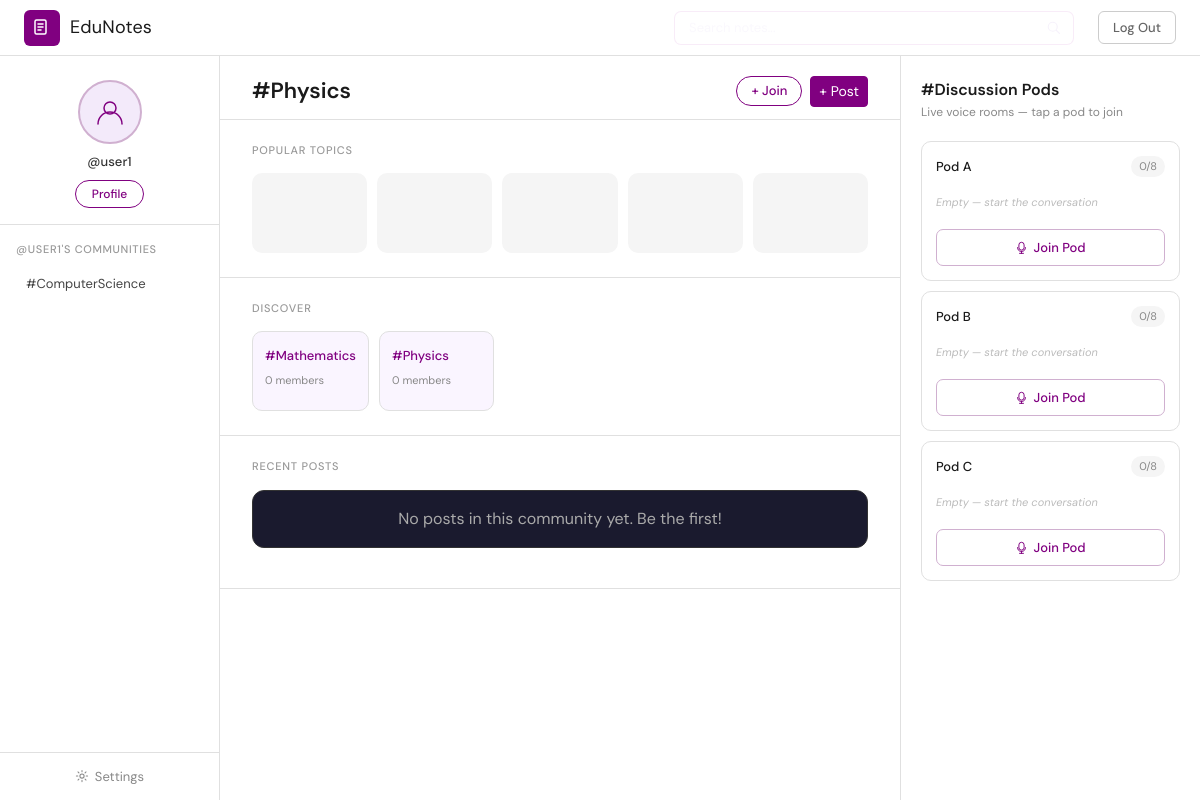
Screenshot of /communities/physics/ (signed in) with the database file from the repository.
### proj1App/models.py (models this page shows, shortened)
class Community(models.Model):
    name    = models.CharField(max_length=100, unique=True)   # e.g. "computerscience"
    slug    = models.SlugField(max_length=100, unique=True)    # used in URLs
    members = models.ManyToManyField(
        User, through='CommunityMembership', related_name='communities', blank=True
)
    parent  = models.ForeignKey(
        'self', on_delete=models.CASCADE,
        null=True, blank=True, related_name='subcommunities'
    )
    class Meta:
        ordering = ['name']
        verbose_name_plural = 'communities'
    @property
    def member_count(self):
        return self.members.count()

### proj1App/views.py (the view)
# urls.py: path('communities/', views.communities, name='communities'),
@login_required
def communities(request, community_slug=None):
    user_communities = request.user.communities.filter(parent=None).prefetch_related('subcommunities')
    if community_slug:
        current_community = get_object_or_404(Community, slug=community_slug)
    elif user_communities.exists():
        current_community = user_communities.first()
    else:
        current_community = None
    popular_topics = (
    Community.objects.filter(parent=current_community)
    if current_community else Community.objects.none()
    )
    joined_ids = request.user.communities.values_list('id', flat=True)
    discover_communities = (
        Community.objects.filter(parent=None)
        .exclude(id__in=joined_ids)[:8]
    )
    recent_posts = (
        Post.objects.filter(community=current_community)
        .select_related('user')
        if current_community else Post.objects.none()
    )
    discussion_pods = (
        DiscussionPod.objects.filter(community=current_community)
        .prefetch_related('participants')
        if current_community else DiscussionPod.objects.none()
    )
    return render(request, 'proj1App/communities.html', {
        'user_communities':     user_communities,
        'current_community':    current_community,
        'popular_topics':       popular_topics,
        'discover_communities': discover_communities,
        'recent_posts':         recent_posts,
        'discussion_pods':      discussion_pods,
    })

### proj1App/templates/proj1App/communities.html (shortened to what this page needs)
{% extends "proj1App/base.html" %}
{% load static %}
{% block extra_css %}
<link rel="stylesheet" href="{% static 'proj1App/css/communities.css' %}">
<link rel="stylesheet" href="{% static 'proj1App/css/home.css' %}">
{% endblock %}
{% block content %}
<nav class="en-navbar">
    <a href="/" class="en-brand">
        <div class="en-brand-icon">
        </div>
        <span class="en-brand-name">EduNotes</span>
    </a>
    <form method="GET" action="/search/" class="en-search-form">
        <input type="text" name="q" class="en-search-input" placeholder="Search notes...">
        <button type="submit" class="en-search-btn">
            <svg width="15" height="15" viewBox="0 0 20 20" fill="none">
                <circle cx="9" cy="9" r="6" stroke="currentColor" stroke-width="1.5"/>
                <path d="M14 14l4 4" stroke="currentColor" stroke-width="1.5" stroke-linecap="round"/>
            </svg>
        </button>
    </form>
    <a href="/logout/" class="en-navbar-logout">Log Out</a>
</nav>
<div class="cm-layout">
    <aside class="cm-sidebar">
        <div class="cm-profile-block">
            <div class="cm-avatar">
                <svg width="32" height="32" viewBox="0 0 32 32" fill="none">
                    <circle cx="16" cy="12" r="6" stroke="#f0eaf8" stroke-width="1.5"/>
                    <path d="M4 28c0-6.627 5.373-12 12-12s12 5.373 12 12" stroke="#f0eaf8" stroke-width="1.5" stroke-linecap="round"/>
                </svg>
            </div>
            <span class="cm-username">@{{ request.user.username }}</span>
            <a href="/profile/" class="cm-profile-btn">Profile</a>
        </div>
        <div class="cm-sidebar-section">
            <p class="cm-sidebar-heading">@{{ request.user.username }}'s communities</p>
            <ul class="cm-community-list">
                {% for community in user_communities %}
                    <li>
                        <a href="/communities/{{ community.slug }}/" class="cm-community-link {% if current_community.slug == community.slug %}active{% endif %}">
                        #{{ community.name }}
                    </a>
                </li>
                {% empty %}
                <li><span class="cm-empty-hint">No communities yet</span></li>
                {% endfor %}
            </ul>
        </div>
        <a href="/settings/" class="cm-settings-btn">
            Settings
        </a>
    </aside>
    <main class="cm-main">
       <div class="cm-main-header">
            <div class="d-flex justify-content-between align-items-center">
                <h1 class="cm-main-title">#{{ current_community.name|default:"communities" }}</h1>
                    <div class="d-flex gap-2">
                        {% if current_community %}
                            {% if current_community in request.user.communities.all %}
                                <form method="POST" action="/communities/{{ current_community.slug }}/leave/">
                                    {% csrf_token %}
                                    <input type="hidden" name="next" value="{{ request.path }}">
                                    <button type="submit" class="btn btn-sm cm-leave-btn">✓ Joined</button>
                                </form>
                            {% else %}
                                <form method="POST" action="/communities/{{ current_community.slug }}/join/">
                                        <button type="submit" class="btn btn-sm cm-join-btn">+ Join</button>
                                </form>
                            {% endif %}
                        {% endif %}
            <button class="btn btn-purple btn-sm" data-bs-toggle="modal" data-bs-target="#postModal">+ Post</button>
        </div>
    </div>
</div>
        <section class="cm-section">
            <h2 class="cm-section-title">Popular Topics</h2>
            <div class="cm-topic-grid">
                {% for topic in popular_topics %}
                    <a href="/communities/{{ current_community.slug }}/{{ topic.slug }}/" class="cm-topic-card">
                        <span class="cm-topic-tag">#{{ topic.name }}</span>
                        <span class="cm-topic-count">{{ topic.post_count }} posts</span>
                    </a>
                    {% empty %}
                {% for i in "12345" %}
                    <div class="cm-topic-card cm-topic-card--empty"></div>
                {% endfor %}
                {% endfor %}
            </div>
        </section>
        <section class="cm-section">
            <h2 class="cm-section-title">Discover</h2>
            <div class="cm-topic-grid">
                {% for community in discover_communities %}
                    <a href="/communities/{{ community.slug }}/" class="cm-topic-card cm-topic-card--discover">
                        <span class="cm-topic-tag">#{{ community.name }}</span>
                        <span class="cm-topic-count">{{ community.member_count }} members</span>
                    </a>
                    {% empty %}
                {% for i in "12345" %}
                    <div class="cm-topic-card cm-topic-card--empty"></div>
                {% endfor %}
                {% endfor %}
            </div>
        </section>
<section class="cm-section">
    <h2 class="cm-section-title">Recent Posts</h2>
    <div class="cm-posts">
        {% for post in recent_posts %}
            <div class="post-card">
                <div class="d-flex justify-content-between align-items-start">
                    <span class="post-user">@{{ post.user.username }}</span>
                    <div class="d-flex align-items-center gap-2">
                        <span class="post-meta">{{ post.created_at|timesince }} ago &middot; <span class="post-category">{{ post.category }}</span></span>
                        {% if post.user == request.user %}
                        <form method="POST" action="/posts/delete/{{ post.id }}/">
                            {% csrf_token %}
                            <input type="hidden" name="next" value="{{ request.path }}">
                            <button type="submit" class="post-delete-btn" onclick="return confirm('Delete this post?')">
                                <svg width="13" height="13" viewBox="0 0 20 20" fill="none">
                                    <path d="M4 6h12M8 6V4h4v2M7 6v10h6V6H7z" stroke="currentColor" stroke-width="1.5" stroke-linecap="round" stroke-linejoin="round"/>
                                </svg>
                            </button>
                        </form>
                        {% endif %}
                    </div>
                </div>
                {% if post.title %}<div class="post-title">{{ post.title }}</div>{% endif %}
                {% if post.body %}<div class="post-body">{{ post.body }}</div>{% endif %}
                {% if post.image %}<img src="{{ post.image.url }}" class="post-img mt-2" alt="post image">{% endif %}
                {% if post.pdf %}<a href="{{ post.pdf.url }}" class="post-link" target="_blank">📄 View PDF</a>{% endif %}
                {% if post.link %}<a href="{{ post.link }}" class="post-link" target="_blank">🔗 {{ post.link }}</a>{% endif %}
            </div>
            {% empty %}
            <div class="post-card text-center" style="color:#aaa;">
                No posts in this community yet. Be the first!
            </div>
        {% endfor %}
    </div>
</section>
    </main>
    <aside class="cm-pods-panel">
        <h2 class="cm-pods-title">#Discussion Pods</h2>
        <p class="cm-pods-sub">Live voice rooms — tap a pod to join</p>
        <div class="cm-pods-grid">
            {% for pod in discussion_pods %}
            <div class="cm-pod {% if pod.is_active %}cm-pod--active{% endif %}">
                <div class="cm-pod-header">
                    <span class="cm-pod-name">{{ pod.name }}</span>
                    <span class="cm-pod-count">{{ pod.participant_count }}/8</span>
                </div>
                <div class="cm-pod-avatars">
                    {% for participant in pod.participants.all|slice:":4" %}
                        <div class="cm-pod-avatar" title="@{{ participant.username }}">
                            {{ participant.username|slice:":1"|upper }}
                        </div>
                    {% endfor %}
                    {% if pod.participant_count == 0 %}
                        <span class="cm-pod-empty">Empty — start the conversation</span>
                    {% endif %}
                </div>
                <button class="cm-pod-join-btn" onclick="joinPod('{{ pod.id|default:0 }}')">
                    <svg width="13" height="13" viewBox="0 0 20 20" fill="none" style="margin-right:5px;">
                        <path d="M10 2a4 4 0 014 4v4a4 4 0 01-8 0V6a4 4 0 014-4z" stroke="currentColor" stroke-width="1.5"/>
                        <path d="M4 10a6 6 0 0012 0M10 16v3M7 19h6" stroke="currentColor" stroke-width="1.5" stroke-linecap="round"/>
                    </svg>
                    Join Pod
                </button>
            </div>
            {% empty %}
            {% for label in "ABC" %}
            <div class="cm-pod">
                <div class="cm-pod-header">
                    <span class="cm-pod-name">Pod {{ label }}</span>
                    <span class="cm-pod-count">0/8</span>
                </div>
                <div class="cm-pod-avatars">
                    <span class="cm-pod-empty">Empty — start the conversation</span>
                </div>
                <button class="cm-pod-join-btn" onclick="joinPod('{{ label }}')">
                    <svg width="13" height="13" viewBox="0 0 20 20" fill="none" style="margin-right:5px;">
                        <path d="M10 2a4 4 0 014 4v4a4 4 0 01-8 0V6a4 4 0 014-4z" stroke="currentColor" stroke-width="1.5"/>
                        <path d="M4 10a6 6 0 0012 0M10 16v3M7 19h6" stroke="currentColor" stroke-width="1.5" stroke-linecap="round"/>
                    </svg>
                    Join Pod
                </button>
            </div>
            {% endfor %}
            {% endfor %}
        </div>
    </aside>
</div>
{% endblock %}

### proj1App/static/proj1App/css/style.css (style rules this page uses)
body { min-height: 100vh; background-color: white; font-family: 'DM Sans', sans-serif; }
.btn-purple { background-color: purple; border-color: purple; color: white; }
.en-brand { display: inline-flex; align-items: center; gap: 10px; text-decoration: none; }
.en-brand-icon { width: 36px; height: 36px; background-color: purple; border-radius: 6px; display: flex; align-items: center; justify-content: center; flex-shrink: 0; }
.en-brand-name { font-family: 'DM Sans', sans-serif; font-size: 22px; color: #1a1a1a; letter-spacing: 0.01em; }
.en-navbar { position: fixed; top: 0; left: 0; right: 0; height: 56px; background-color: white; border-bottom: 1px solid #e0e0e0; display: flex; align-items: center; justify-content: space-between; padding: 0 1.5rem; z-index: 1001; }
.en-navbar .en-brand { flex: 1; }
.en-navbar .en-brand-name { font-size: 18px; color: #1a1a1a; }
.en-navbar-logout { flex: 1; display: flex; justify-content: flex-end; max-width: fit-content; margin-left: auto; font-size: 13px; font-weight: 500; color: #666; text-decoration: none; padding: 6px 14px; border: 1px solid #ccc; border-radius: 6px; transition: color 0.18s, border-color 0.18s; }
.post-card { background-color: #1a1a2e; border: 1px solid #333; border-radius: 12px; padding: 16px; margin-bottom: 16px; color: white; }
.en-search-form { display: flex; align-items: stretch; flex: 2; max-width: 400px; margin: 0 1.5rem; }
.en-search-input { width: 100%; height: 34px; padding: 0px 14px; background-color: rgba(255, 255, 255, 0.08); border: 1px solid rgba(221, 160, 221, 0.2); border-right: none; border-radius: 7px 0 0 7px; font-family: 'DM Sans', sans-serif; font-size: 13px; color: #f0eaf8; outline: none; transition: border-color 0.18s, background-color 0.18s; box-sizing: border-box; }
.en-search-input::placeholder { color: rgba(240, 234, 248, 0.35); }
.en-search-btn { height: 34px; padding: 0px 12px; background-color: rgba(255, 255, 255, 0.08); border: 1px solid rgba(221, 160, 221, 0.2); border-left: none; border-radius: 0 7px 7px 0; color: rgba(240, 234, 248, 0.6); cursor: pointer; display: flex; align-items: center; transition: background-color 0.18s, color 0.18s; box-sizing: border-box; }

### rows the page displays
Community: name "ComputerScience"
Community: name "Physics", member_count "0"
Community: name "Mathematics", member_count "0"

### other values shown
{{ request.user.username }} "user1"
{{ request.user.username }} "USER1"
{{ label }} "A" "B" "C"
